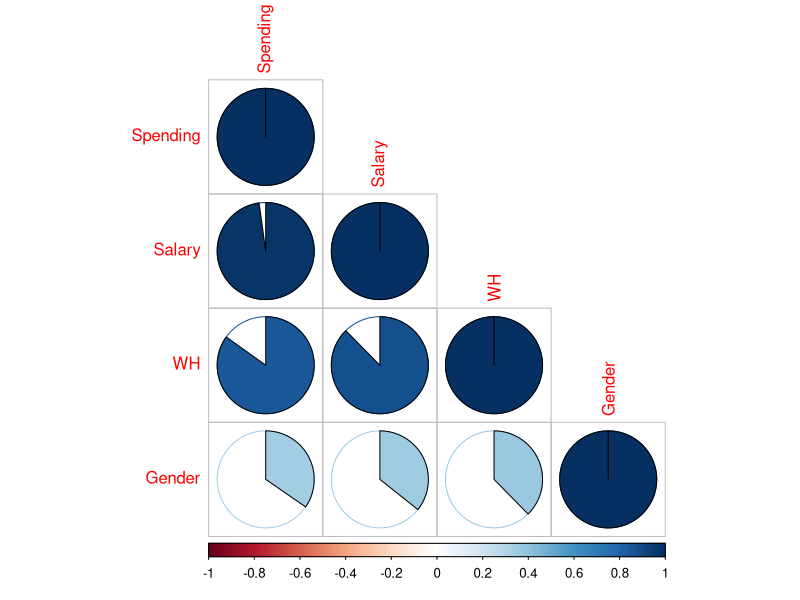
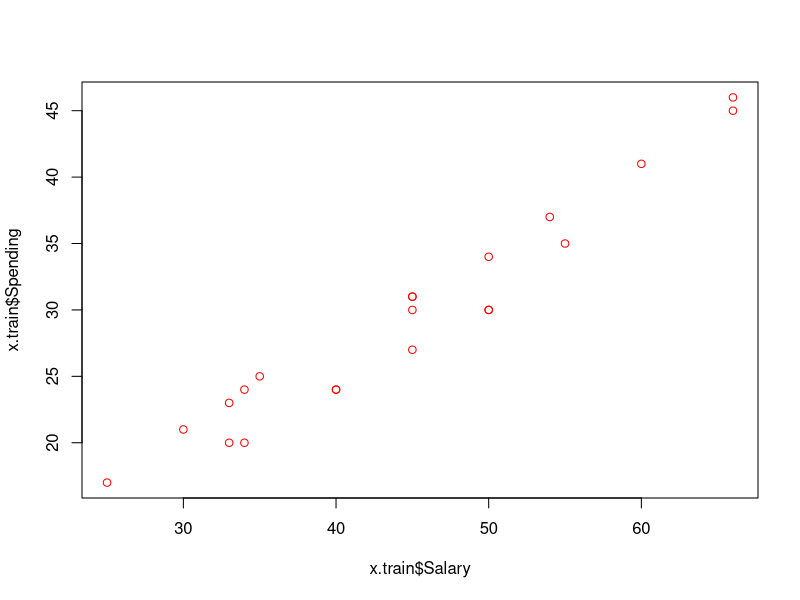
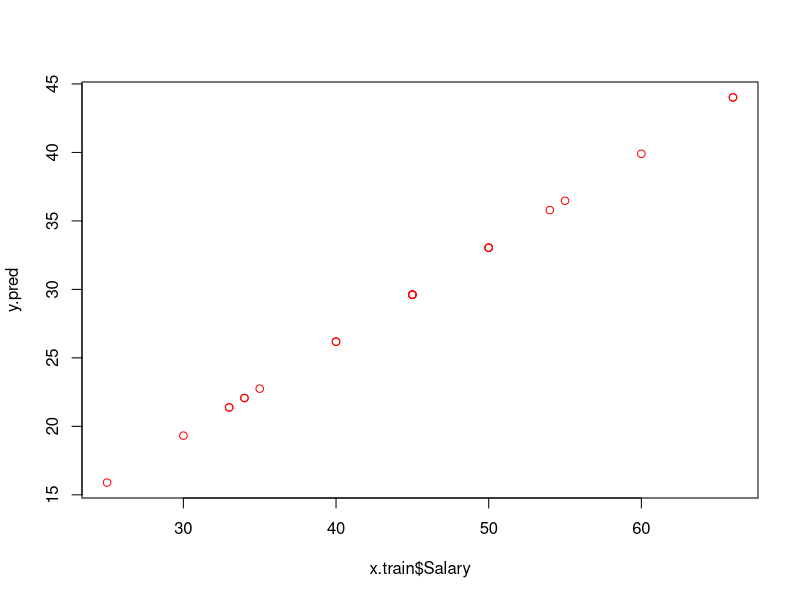
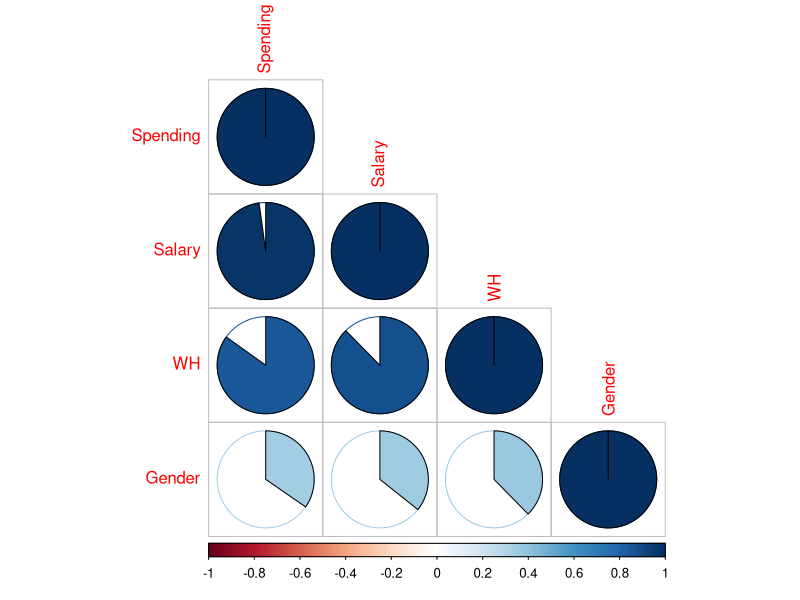

The R source for these figures, in order:

#Supervised Learning methods
#1.Regression and Prediction############################

x=read.csv("employee.csv")
View(x)
names(x)

dim(x)

##Probem: we want to predict Employee's Spending using a vector of 
#relevant predictors X, such as Salary, Gender, Working Hrs, etc.


#Step 1: check their correlation 
x.sub=data.frame(x$Spending, x$Salary, x$WrH, x$GenCode)
head(x.sub)
names(x.sub)=c("Spending", "Salary", "WH", "Gender")
View(x.sub)

x.cor=cor(x.sub)   #correlation matrix
x.cor

library(corrplot)

corrplot(x.cor, method = "pie", 
         type="lower")


##Step 2: split the dataset into training and test 

nrow(x)
0.7*30

s=sample(nrow(x), 21)
s
x.train=x[s,]
View(x.train)

x.test=x[-s,]
View(x.test)
head(x.train)

#Step 3: Construct the prediction models using x.train 
#Step 3.1. Model 0
#Regression and Prediction
names(x.train)
#Predict Spending using Salary
cor(x.train$Spending, x.train$Salary)
plot(x.train$Salary, x.train$Spending, 
     col='red')

#Model0
#Y=Spending
#X=Salary

lm0=lm(Spending~Salary, data = x.train)

#Generat the predicted values for Spending using the model
y.pred=lm0$fitted.values   #we made predictions 
y.pred

plot(x.train$Salary, y.pred, 
     col='red')

#put them together

##Probem: we want to predict Employee's Spending using a vector of 
#relevant variables such as Salary, Gender, Working Hrs

#Step 1: check their correlation 
x.sub=data.frame(x$Spending, x$Salary, x$WrH, x$GenCode)
names(x.sub)=c("Spending", "Salary", "WH", "Gender")
View(x.sub)
x.cor=cor(x.sub)
x.cor

library(corrplot)
corrplot(x.cor, method = "pie", 
         type="lower")
##Step 2: split the dataset into trainig and test 
library(dplyr)
nrow(x)
0.8*30

s=sample(nrow(x), 24)
s
x.train=x[s,]
x.test=x[-s,]

##Step 3: Construct the prediction models using x.train 
##Step 3.1. Model 0
###Regression and Prediction
names(x.train)
lm0=lm(Spending~Salary, data = x.train)
y.pred=lm0$fitted.values


all.y=data.frame(x.train$Spending, y.pred)
View(all.y)


#use the model to predict Spending using Salary in the test dataset
#We expose our lm0 to NEW DATA and see how it does?

lm0.test=predict(lm0, x.test)
lm0.test  #these are the predicted spendings of the 9 objects in the test dataset using lm0, the model we have constructed earlier using trainin dataset


y.test=data.frame(x.test$Spending, lm0.test,x.test$Spending-lm0.test)
View(y.test)

sum(y.test$x.test.Spending...lm0.test)
###########################
##Sum of Squared Error

SSE0=sum((x.test$Spending- lm0.test)^2)
SSE0   #36.6

#Step 4: WrHr
#Add another variable

lm1=lm(Spending~Salary+WrH, data = x.train)

lm1.test=predict(lm1, x.test)
lm1.test
SSE1=sum((x.test$Spending- lm1.test)^2)
SSE1  #37.6


##Model 2
#Add another predictor: Gender

lm2=lm(Spending~Salary+WrH+GenCode, data = x.train)
lm2.test=predict(lm2, x.test)
lm2.test
SSE2=sum((x.test$Spending- lm2.test)^2)
SSE2  #40

#Step 5: Make a decision which model to go for?
#choose the best Model Based on SSE
#Hence Model0

#Model0:lm0 we use Salary to predict spending

#Next, make predictions using model 0
##Make prediction with the model
View(x)
# New employees are introduced 
#Spending of these three new employees are NOT observed
new.emp=data.frame(Salary = c(34, 50, 30))
names(new.emp)="Salary"
new.emp
pspending.new.empl=predict(lm0,new.emp)
pspending.new.empl

##the new epm spends about 21600

#Y the amount of purchase one makes when they visit an online shop
#X the time the spend on the website, Location, how many time per week they visit

#LmBest

lm0.test=predict(lm0, x.test)
y.test=data.frame(x.test$Spending, lm0.test)
View(y.test)
###########################
SSE0=sum((x.test$Spending- lm0.test)^2)
SSE0

#Step 4:
lm1=lm(Spending~Salary+WrH, data = x.train)
lm1.test=predict(lm1, x.test)
SSE1=sum((x.test$Spending- lm1.test)^2)
SSE1

##Model 2

lm2=lm(Spending~Salary+WrH+GenCode, data = x.train)
lm2.test=predict(lm2, x.test)
SSE2=sum((x.test$Spending- lm2.test)^2)
SSE2

#Step 5: choose the best Model  Model 0 entailed the lowest error
##Make prediction with the model
View(x)
# a New employee comes with salary of 34 T
new.emp=data.frame(Salary = c(34, 50, 30))

names(new.emp)="Salary"
predict(lm0,new.emp)
##the new epm spends about 21600